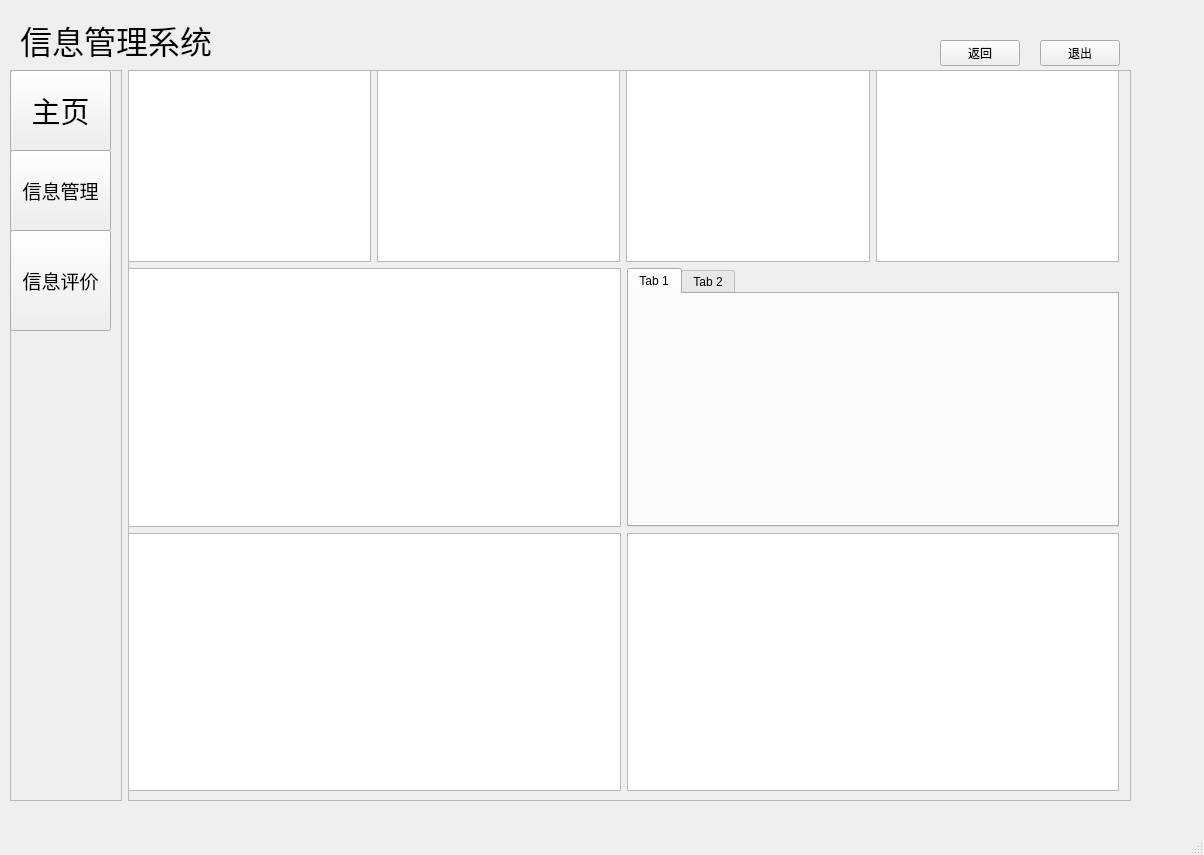
<?xml version="1.0" encoding="UTF-8"?>
<ui version="4.0">
 <class>Sys</class>
 <widget class="QMainWindow" name="Sys">
  <property name="geometry">
   <rect>
    <x>0</x>
    <y>0</y>
    <width>1204</width>
    <height>855</height>
   </rect>
  </property>
  <property name="windowTitle">
   <string>MainWindow</string>
  </property>
  <widget class="QWidget" name="centralwidget">
   <widget class="QLabel" name="label">
    <property name="geometry">
     <rect>
      <x>20</x>
      <y>10</y>
      <width>211</width>
      <height>61</height>
     </rect>
    </property>
    <property name="text">
     <string>&lt;html&gt;&lt;head/&gt;&lt;body&gt;&lt;p&gt;&lt;span style=&quot; font-size:24pt;&quot;&gt;信息管理系统&lt;/span&gt;&lt;/p&gt;&lt;/body&gt;&lt;/html&gt;</string>
    </property>
   </widget>
   <widget class="QPushButton" name="ExitBn">
    <property name="geometry">
     <rect>
      <x>1040</x>
      <y>40</y>
      <width>80</width>
      <height>26</height>
     </rect>
    </property>
    <property name="text">
     <string>退出</string>
    </property>
   </widget>
   <widget class="QPushButton" name="backBn">
    <property name="geometry">
     <rect>
      <x>940</x>
      <y>40</y>
      <width>80</width>
      <height>26</height>
     </rect>
    </property>
    <property name="text">
     <string>返回</string>
    </property>
   </widget>
   <widget class="QWidget" name="layoutWidget">
    <property name="geometry">
     <rect>
      <x>10</x>
      <y>70</y>
      <width>1121</width>
      <height>731</height>
     </rect>
    </property>
    <layout class="QHBoxLayout" name="horizontalLayout">
     <item>
      <widget class="QFrame" name="frame">
       <property name="sizePolicy">
        <sizepolicy hsizetype="Preferred" vsizetype="Preferred">
         <horstretch>1</horstretch>
         <verstretch>0</verstretch>
        </sizepolicy>
       </property>
       <property name="frameShape">
        <enum>QFrame::StyledPanel</enum>
       </property>
       <property name="frameShadow">
        <enum>QFrame::Raised</enum>
       </property>
       <widget class="QPushButton" name="scoreBn">
        <property name="geometry">
         <rect>
          <x>0</x>
          <y>160</y>
          <width>101</width>
          <height>101</height>
         </rect>
        </property>
        <property name="font">
         <font>
          <pointsize>14</pointsize>
         </font>
        </property>
        <property name="text">
         <string>信息评价</string>
        </property>
       </widget>
       <widget class="QPushButton" name="InfBn">
        <property name="geometry">
         <rect>
          <x>0</x>
          <y>80</y>
          <width>101</width>
          <height>81</height>
         </rect>
        </property>
        <property name="font">
         <font>
          <pointsize>14</pointsize>
         </font>
        </property>
        <property name="text">
         <string>信息管理</string>
        </property>
       </widget>
       <widget class="QPushButton" name="homeBn">
        <property name="geometry">
         <rect>
          <x>0</x>
          <y>0</y>
          <width>101</width>
          <height>81</height>
         </rect>
        </property>
        <property name="font">
         <font>
          <pointsize>22</pointsize>
         </font>
        </property>
        <property name="text">
         <string>主页</string>
        </property>
       </widget>
      </widget>
     </item>
     <item>
      <widget class="QFrame" name="frame_2">
       <property name="sizePolicy">
        <sizepolicy hsizetype="Preferred" vsizetype="Preferred">
         <horstretch>9</horstretch>
         <verstretch>0</verstretch>
        </sizepolicy>
       </property>
       <property name="maximumSize">
        <size>
         <width>16777215</width>
         <height>16777215</height>
        </size>
       </property>
       <property name="frameShape">
        <enum>QFrame::StyledPanel</enum>
       </property>
       <property name="frameShadow">
        <enum>QFrame::Raised</enum>
       </property>
       <widget class="QStackedWidget" name="Pdata">
        <property name="geometry">
         <rect>
          <x>-10</x>
          <y>0</y>
          <width>1001</width>
          <height>741</height>
         </rect>
        </property>
        <property name="currentIndex">
         <number>0</number>
        </property>
        <widget class="QWidget" name="page_3">
         <widget class="QWidget" name="layoutWidget">
          <property name="geometry">
           <rect>
            <x>10</x>
            <y>0</y>
            <width>991</width>
            <height>721</height>
           </rect>
          </property>
          <layout class="QGridLayout" name="gridLayout">
           <item row="0" column="0" colspan="2">
            <layout class="QHBoxLayout" name="horizontalLayout_3">
             <item>
              <widget class="QTableWidget" name="Statistical_data"/>
             </item>
             <item>
              <widget class="QTableWidget" name="Statistical_data_3"/>
             </item>
             <item>
              <widget class="QTableWidget" name="Statistical_data_2"/>
             </item>
             <item>
              <widget class="QTableWidget" name="Statistical_data_4"/>
             </item>
            </layout>
           </item>
           <item row="2" column="0">
            <widget class="QListWidget" name="Notice">
             <property name="sizePolicy">
              <sizepolicy hsizetype="Expanding" vsizetype="Expanding">
               <horstretch>0</horstretch>
               <verstretch>2</verstretch>
              </sizepolicy>
             </property>
            </widget>
           </item>
           <item row="2" column="1">
            <widget class="QListWidget" name="Tips">
             <property name="sizePolicy">
              <sizepolicy hsizetype="Expanding" vsizetype="Expanding">
               <horstretch>0</horstretch>
               <verstretch>6</verstretch>
              </sizepolicy>
             </property>
            </widget>
           </item>
           <item row="1" column="1">
            <widget class="QTabWidget" name="Graph_data">
             <property name="sizePolicy">
              <sizepolicy hsizetype="Expanding" vsizetype="Expanding">
               <horstretch>5</horstretch>
               <verstretch>6</verstretch>
              </sizepolicy>
             </property>
             <property name="currentIndex">
              <number>0</number>
             </property>
             <widget class="QWidget" name="pie">
              <attribute name="title">
               <string>Tab 1</string>
              </attribute>
              <widget class="MatplotlibWidget" name="pieplot" native="true">
               <property name="geometry">
                <rect>
                 <x>0</x>
                 <y>0</y>
                 <width>441</width>
                 <height>221</height>
                </rect>
               </property>
              </widget>
             </widget>
             <widget class="QWidget" name="graph">
              <attribute name="title">
               <string>Tab 2</string>
              </attribute>
              <widget class="QWidget" name="graphplot" native="true">
               <property name="geometry">
                <rect>
                 <x>0</x>
                 <y>0</y>
                 <width>431</width>
                 <height>221</height>
                </rect>
               </property>
              </widget>
             </widget>
            </widget>
           </item>
           <item row="1" column="0">
            <widget class="QTextEdit" name="map">
             <property name="sizePolicy">
              <sizepolicy hsizetype="Expanding" vsizetype="Expanding">
               <horstretch>5</horstretch>
               <verstretch>0</verstretch>
              </sizepolicy>
             </property>
            </widget>
           </item>
          </layout>
         </widget>
        </widget>
        <widget class="QWidget" name="page_4">
         <widget class="QTableWidget" name="data">
          <property name="geometry">
           <rect>
            <x>10</x>
            <y>110</y>
            <width>991</width>
            <height>591</height>
           </rect>
          </property>
         </widget>
         <widget class="QWidget" name="layoutWidget">
          <property name="geometry">
           <rect>
            <x>20</x>
            <y>20</y>
            <width>681</width>
            <height>81</height>
           </rect>
          </property>
          <layout class="QGridLayout" name="gridLayout_2">
           <item row="0" column="0">
            <widget class="QLabel" name="label_4">
             <property name="text">
              <string>&lt;html&gt;&lt;head/&gt;&lt;body&gt;&lt;p&gt;&lt;span style=&quot; font-size:12pt;&quot;&gt;编号&lt;/span&gt;&lt;/p&gt;&lt;/body&gt;&lt;/html&gt;</string>
             </property>
            </widget>
           </item>
           <item row="0" column="1">
            <widget class="QLineEdit" name="search_num"/>
           </item>
           <item row="0" column="2">
            <widget class="QLabel" name="label_2">
             <property name="text">
              <string>&lt;html&gt;&lt;head/&gt;&lt;body&gt;&lt;p align=&quot;center&quot;&gt;&lt;span style=&quot; font-size:12pt;&quot;&gt;用户&lt;/span&gt;&lt;/p&gt;&lt;/body&gt;&lt;/html&gt;</string>
             </property>
            </widget>
           </item>
           <item row="0" column="3">
            <widget class="QLineEdit" name="search_user"/>
           </item>
           <item row="0" column="4">
            <widget class="QLabel" name="label_3">
             <property name="text">
              <string>&lt;html&gt;&lt;head/&gt;&lt;body&gt;&lt;p align=&quot;center&quot;&gt;&lt;span style=&quot; font-size:12pt;&quot;&gt;籍贯&lt;/span&gt;&lt;/p&gt;&lt;/body&gt;&lt;/html&gt;</string>
             </property>
            </widget>
           </item>
           <item row="0" column="5">
            <widget class="QLineEdit" name="search_adress">
             <property name="sizePolicy">
              <sizepolicy hsizetype="Expanding" vsizetype="Fixed">
               <horstretch>0</horstretch>
               <verstretch>0</verstretch>
              </sizepolicy>
             </property>
            </widget>
           </item>
           <item row="1" column="0">
            <widget class="QLabel" name="label_5">
             <property name="text">
              <string>&lt;html&gt;&lt;head/&gt;&lt;body&gt;&lt;p&gt;&lt;span style=&quot; font-size:12pt;&quot;&gt;标题&lt;/span&gt;&lt;/p&gt;&lt;/body&gt;&lt;/html&gt;</string>
             </property>
            </widget>
           </item>
           <item row="1" column="1">
            <widget class="QLineEdit" name="search_title">
             <property name="sizePolicy">
              <sizepolicy hsizetype="Expanding" vsizetype="Fixed">
               <horstretch>0</horstretch>
               <verstretch>0</verstretch>
              </sizepolicy>
             </property>
            </widget>
           </item>
           <item row="1" column="2">
            <widget class="QLabel" name="label_12">
             <property name="text">
              <string>&lt;html&gt;&lt;head/&gt;&lt;body&gt;&lt;p align=&quot;center&quot;&gt;&lt;span style=&quot; font-size:12pt;&quot;&gt;发布时间&lt;/span&gt;&lt;/p&gt;&lt;/body&gt;&lt;/html&gt;</string>
             </property>
            </widget>
           </item>
           <item row="1" column="3">
            <widget class="QLineEdit" name="search_time">
             <property name="sizePolicy">
              <sizepolicy hsizetype="Expanding" vsizetype="Fixed">
               <horstretch>0</horstretch>
               <verstretch>0</verstretch>
              </sizepolicy>
             </property>
            </widget>
           </item>
           <item row="1" column="4">
            <widget class="QLabel" name="label_13">
             <property name="text">
              <string>&lt;html&gt;&lt;head/&gt;&lt;body&gt;&lt;p align=&quot;center&quot;&gt;&lt;span style=&quot; font-size:12pt;&quot;&gt;关键字&lt;/span&gt;&lt;/p&gt;&lt;/body&gt;&lt;/html&gt;</string>
             </property>
            </widget>
           </item>
           <item row="1" column="5">
            <widget class="QLineEdit" name="search_keyword">
             <property name="sizePolicy">
              <sizepolicy hsizetype="Expanding" vsizetype="Fixed">
               <horstretch>0</horstretch>
               <verstretch>0</verstretch>
              </sizepolicy>
             </property>
            </widget>
           </item>
          </layout>
         </widget>
         <widget class="QWidget" name="layoutWidget">
          <property name="geometry">
           <rect>
            <x>710</x>
            <y>20</y>
            <width>291</width>
            <height>81</height>
           </rect>
          </property>
          <layout class="QGridLayout" name="gridLayout_3">
           <item row="0" column="0">
            <widget class="QPushButton" name="showBn">
             <property name="text">
              <string>查看</string>
             </property>
            </widget>
           </item>
           <item row="0" column="1">
            <widget class="QPushButton" name="addBn">
             <property name="text">
              <string>添加</string>
             </property>
            </widget>
           </item>
           <item row="0" column="2">
            <widget class="QPushButton" name="delBn">
             <property name="text">
              <string>删除</string>
             </property>
            </widget>
           </item>
           <item row="1" column="0">
            <widget class="QPushButton" name="searchBn">
             <property name="sizePolicy">
              <sizepolicy hsizetype="Minimum" vsizetype="Fixed">
               <horstretch>0</horstretch>
               <verstretch>0</verstretch>
              </sizepolicy>
             </property>
             <property name="text">
              <string>查询</string>
             </property>
            </widget>
           </item>
           <item row="1" column="1">
            <widget class="QPushButton" name="clearBn">
             <property name="text">
              <string>清空</string>
             </property>
            </widget>
           </item>
           <item row="1" column="2">
            <widget class="QPushButton" name="corBn">
             <property name="text">
              <string>修改</string>
             </property>
            </widget>
           </item>
          </layout>
         </widget>
         <zorder>layoutWidget</zorder>
         <zorder>data</zorder>
         <zorder>layoutWidget</zorder>
        </widget>
        <widget class="QWidget" name="page_5">
         <widget class="QPushButton" name="EvaBn">
          <property name="geometry">
           <rect>
            <x>760</x>
            <y>100</y>
            <width>80</width>
            <height>41</height>
           </rect>
          </property>
          <property name="font">
           <font>
            <pointsize>14</pointsize>
           </font>
          </property>
          <property name="text">
           <string>评估</string>
          </property>
         </widget>
         <widget class="QWidget" name="widget_3" native="true">
          <property name="geometry">
           <rect>
            <x>40</x>
            <y>220</y>
            <width>861</width>
            <height>501</height>
           </rect>
          </property>
         </widget>
         <widget class="QWidget" name="layoutWidget">
          <property name="geometry">
           <rect>
            <x>40</x>
            <y>10</y>
            <width>701</width>
            <height>201</height>
           </rect>
          </property>
          <layout class="QVBoxLayout" name="verticalLayout">
           <item>
            <widget class="QLabel" name="label_6">
             <property name="text">
              <string>&lt;html&gt;&lt;head/&gt;&lt;body&gt;&lt;p&gt;&lt;span style=&quot; font-size:18pt;&quot;&gt;评估&lt;/span&gt;&lt;/p&gt;&lt;/body&gt;&lt;/html&gt;</string>
             </property>
            </widget>
           </item>
           <item>
            <layout class="QGridLayout" name="gridLayout_4">
             <item row="0" column="0">
              <widget class="QLabel" name="number">
               <property name="text">
                <string>&lt;html&gt;&lt;head/&gt;&lt;body&gt;&lt;p&gt;&lt;span style=&quot; font-size:12pt;&quot;&gt;编号&lt;/span&gt;&lt;/p&gt;&lt;/body&gt;&lt;/html&gt;</string>
               </property>
              </widget>
             </item>
             <item row="0" column="1">
              <widget class="QComboBox" name="Pnumber"/>
             </item>
             <item row="0" column="3">
              <widget class="QLineEdit" name="Pname"/>
             </item>
             <item row="0" column="4">
              <widget class="QLabel" name="Pkeyword">
               <property name="text">
                <string>&lt;html&gt;&lt;head/&gt;&lt;body&gt;&lt;p align=&quot;center&quot;&gt;&lt;span style=&quot; font-size:12pt;&quot;&gt;关键字&lt;/span&gt;&lt;/p&gt;&lt;/body&gt;&lt;/html&gt;</string>
               </property>
              </widget>
             </item>
             <item row="0" column="5">
              <widget class="QLineEdit" name="Pkeywords">
               <property name="sizePolicy">
                <sizepolicy hsizetype="Expanding" vsizetype="Fixed">
                 <horstretch>0</horstretch>
                 <verstretch>0</verstretch>
                </sizepolicy>
               </property>
              </widget>
             </item>
             <item row="1" column="0">
              <widget class="QLabel" name="address">
               <property name="text">
                <string>&lt;html&gt;&lt;head/&gt;&lt;body&gt;&lt;p&gt;&lt;span style=&quot; font-size:12pt;&quot;&gt;地址&lt;/span&gt;&lt;/p&gt;&lt;/body&gt;&lt;/html&gt;</string>
               </property>
              </widget>
             </item>
             <item row="1" column="1">
              <widget class="QComboBox" name="Paddress1"/>
             </item>
             <item row="1" column="2">
              <widget class="QComboBox" name="Paddress2"/>
             </item>
             <item row="1" column="3">
              <widget class="QComboBox" name="Paddress3"/>
             </item>
             <item row="0" column="2">
              <widget class="QLabel" name="namedata">
               <property name="text">
                <string>&lt;html&gt;&lt;head/&gt;&lt;body&gt;&lt;p align=&quot;center&quot;&gt;&lt;span style=&quot; font-size:12pt;&quot;&gt;名称&lt;/span&gt;&lt;/p&gt;&lt;/body&gt;&lt;/html&gt;</string>
               </property>
              </widget>
             </item>
            </layout>
           </item>
           <item>
            <widget class="QLabel" name="label_11">
             <property name="text">
              <string>&lt;html&gt;&lt;head/&gt;&lt;body&gt;&lt;p&gt;&lt;span style=&quot; font-size:14pt;&quot;&gt;评估结果&lt;/span&gt;&lt;/p&gt;&lt;/body&gt;&lt;/html&gt;</string>
             </property>
            </widget>
           </item>
          </layout>
         </widget>
        </widget>
       </widget>
      </widget>
     </item>
    </layout>
   </widget>
   <zorder>layoutWidget</zorder>
   <zorder>label</zorder>
   <zorder>ExitBn</zorder>
   <zorder>backBn</zorder>
  </widget>
  <widget class="QMenuBar" name="menubar">
   <property name="geometry">
    <rect>
     <x>0</x>
     <y>0</y>
     <width>1204</width>
     <height>23</height>
    </rect>
   </property>
  </widget>
  <widget class="QStatusBar" name="statusbar"/>
 </widget>
 <customwidgets>
  <customwidget>
   <class>MatplotlibWidget</class>
   <extends>QWidget</extends>
   <header location="global">MatplotlibWidget</header>
   <container>1</container>
  </customwidget>
 </customwidgets>
 <resources/>
 <connections>
  <connection>
   <sender>clearBn</sender>
   <signal>clicked()</signal>
   <receiver>data</receiver>
   <slot>clearContents()</slot>
   <hints>
    <hint type="sourcelabel">
     <x>1019</x>
     <y>186</y>
    </hint>
    <hint type="destinationlabel">
     <x>862</x>
     <y>285</y>
    </hint>
   </hints>
  </connection>
 </connections>
</ui>
